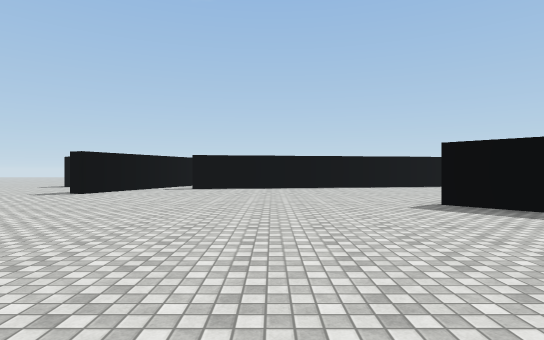
view 1 (above)

22 first-person views from a walk through a scene from a Unity 3-D project. The camera is 1.4 m above the floor, looks level and sees 80° across. The floor is counted in squares, 2 m on a side. Each view is taken from the middle of a square. On the plan, view 1 faces up. The plan holds only what a view shows up to about 10 squares ahead; the rest is blank. The place goes on beyond the plan. Surface patterns are stand-ins for the level's own textures.

view 2
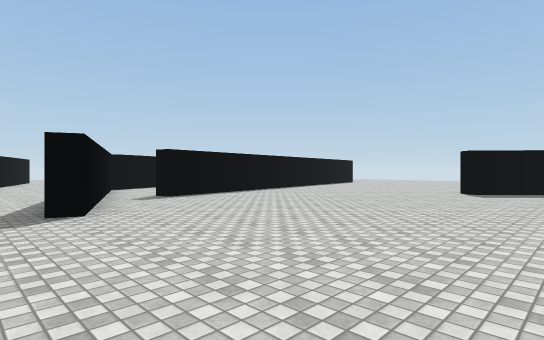

view 3
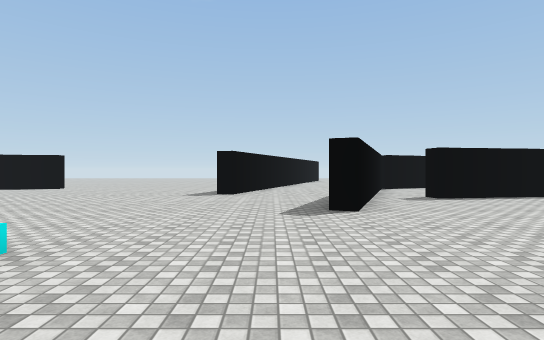

view 4
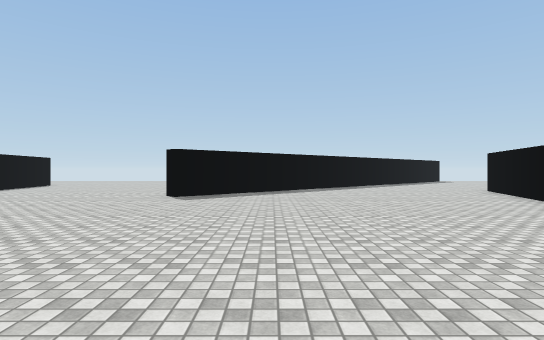

view 5
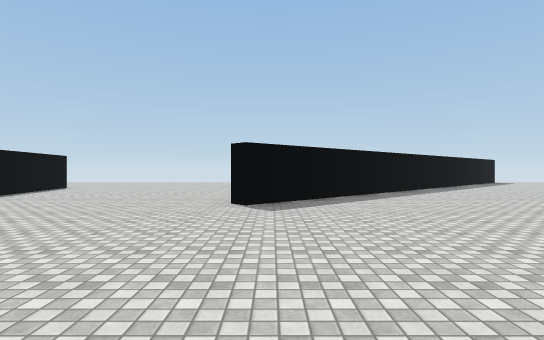

view 6
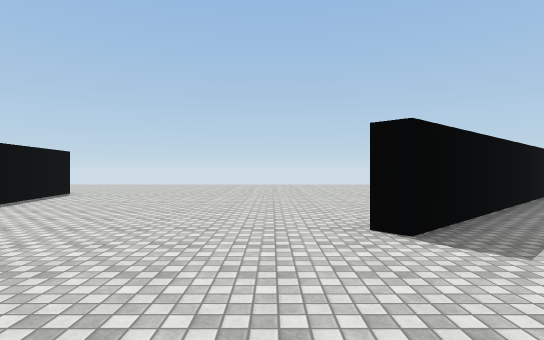

view 7
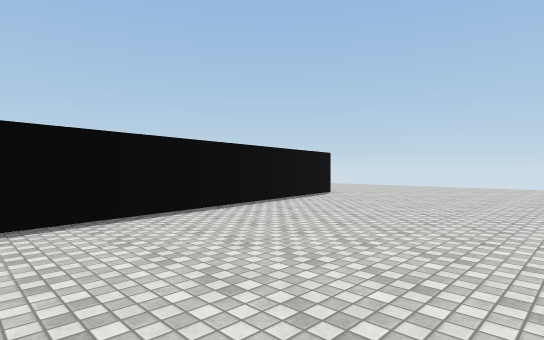

view 8
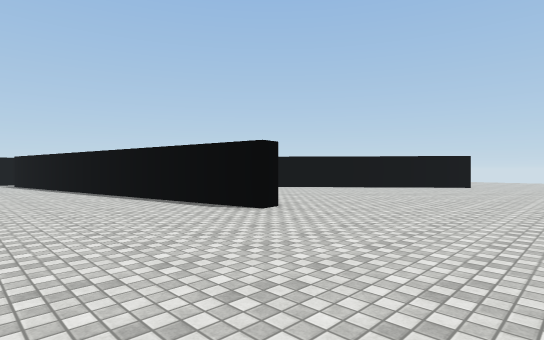

view 9
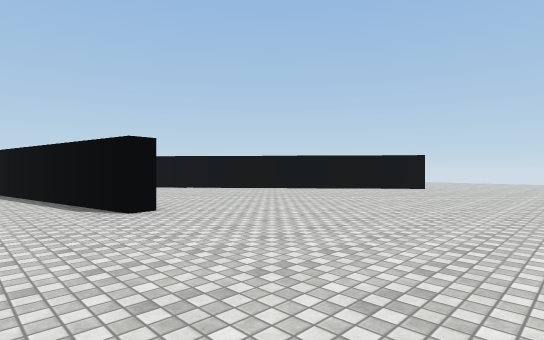

view 10
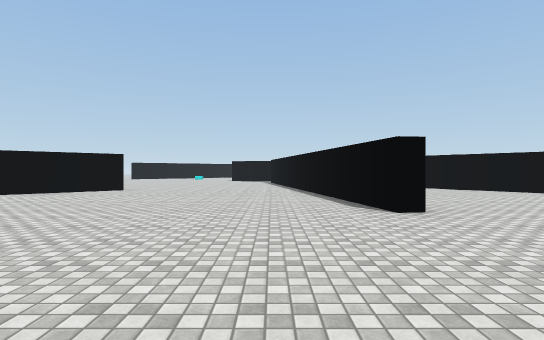

view 11
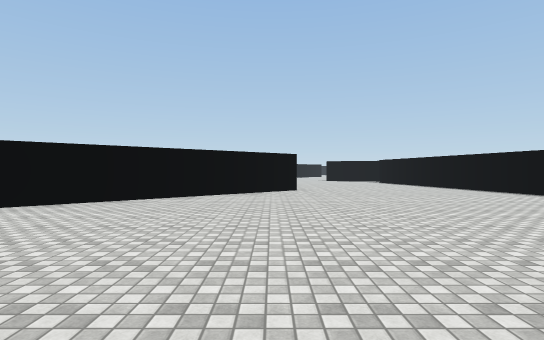

view 12
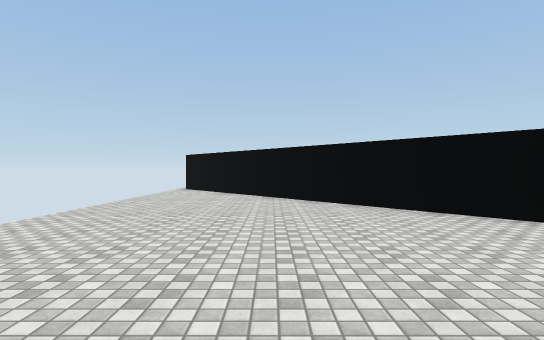

view 13
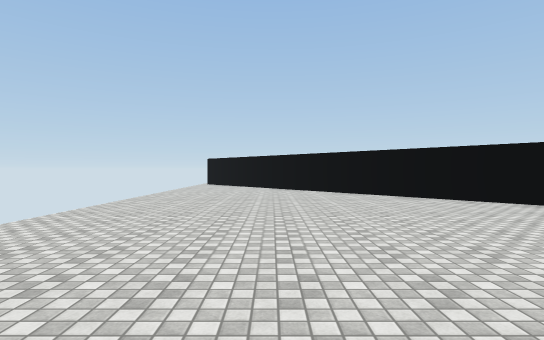

view 14
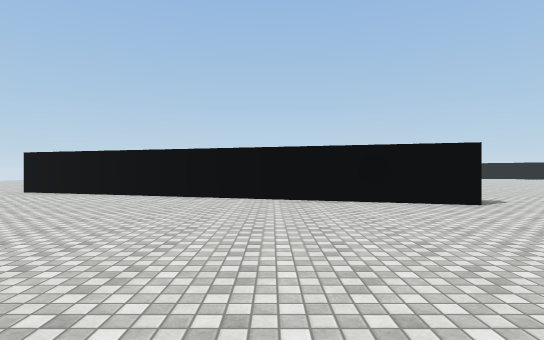

view 15
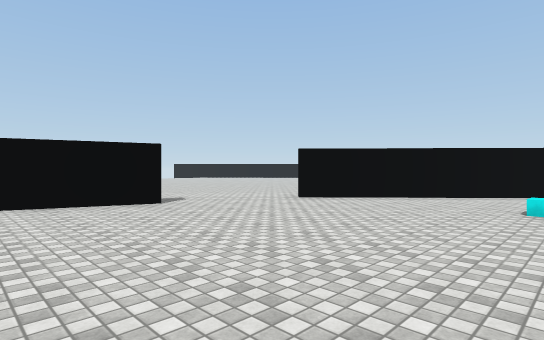

view 16
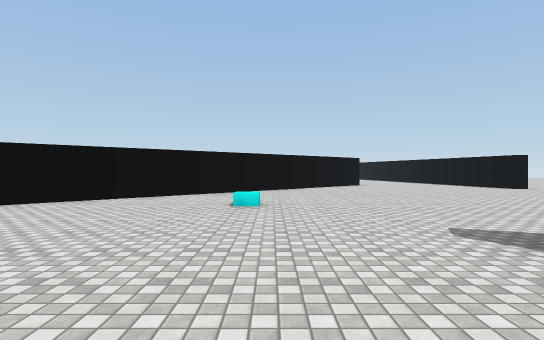

view 17
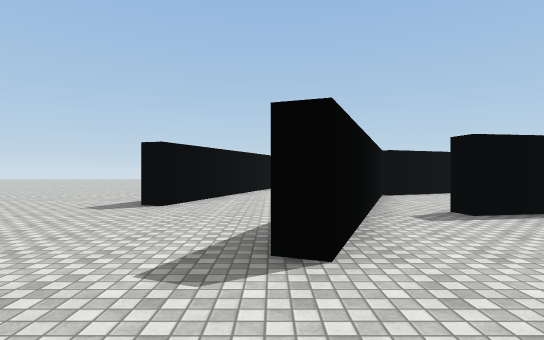

view 18
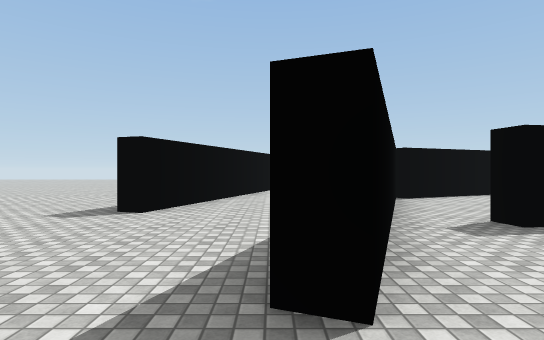

view 19
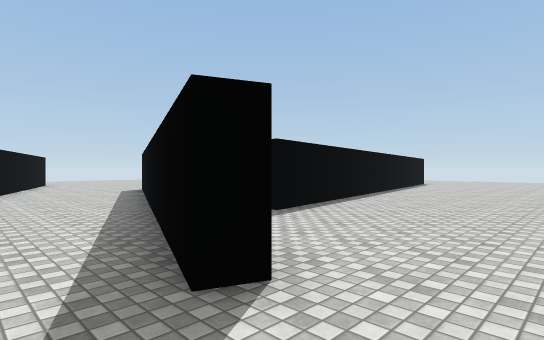

view 20
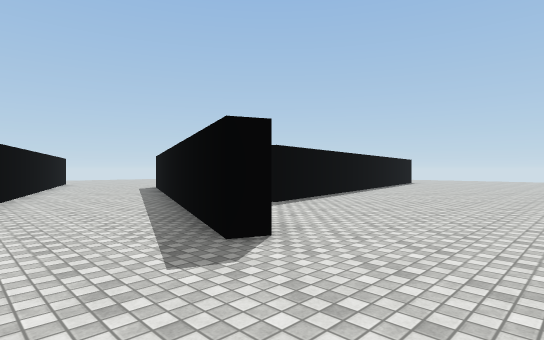

view 21
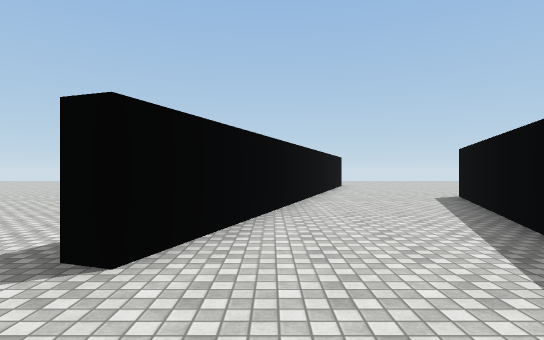

view 22
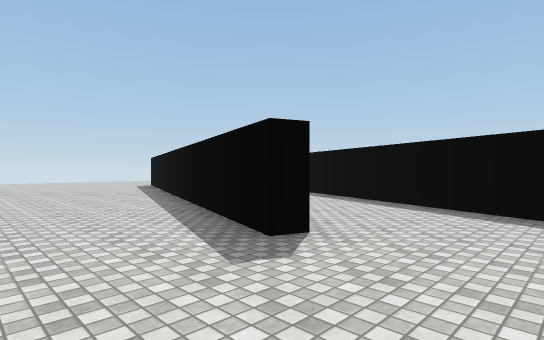

### Floor plan
Points are (right, up) in squares from view 1. A wall is a line through its corners. A room is listed if a view was taken in it or the views show most of it. See-through windows are left out.
Room 1 (views 1, 2, 3, 4, 5, 6, 7, 8, 9, 10, 11, 12, 13, 14, 15, 16, 17, 18, 19, 20, 21, 22)
walls: (5, 5.5) (13.5, -4); (0.2, 17.2) (-2.8, 15.9); (-5.3, 11.5) (-2, 19.6); (-2.9, 16) (-5.5, 9.5) (-6.1, 9.7); (9.6, 14.6) (9.7, 14) (-2.9, 11.9) (-3, 12.5); (5.3, 20.2) (4.9, 19.9); (8.3, 1.1) (3.4, 6.5) (3.9, 6.9); (-7.8, 15.7) (-6.2, 20.3); (-6.2, 0.6) (5.3, -3); (-5.4, 20.9) (-8.1, 13.3) (-8.7, 13.5); (-13.4, 6) (-9.4, 1.6)
ways out: opening at (-7, 1.8); opening at (7.5, -1.2)

Positions as (right, up) in squares from view 1, and headings:
1: (0, 0), facing up
2: (-7, 4), facing up-right
3: (-7, 4), facing up
4: (-5, 4), facing right
5: (-3, 6), facing right
6: (0, 8), facing right
7: (1, 8), facing up-right
8: (14, 10), facing up-left
9: (15, 12), facing up-left
10: (15, 12), facing left
11: (15, 6), facing left
12: (12, 6), facing down
13: (12, 10), facing down
14: (-2, 7), facing down
15: (-3, 7), facing down-left
16: (-3, 7), facing left
17: (-6, 7), facing up
18: (-6, 8), facing up
19: (-7, 8), facing up-right
20: (-8, 7), facing up-right
21: (-7, 11), facing up
22: (-11, 11), facing up-right
